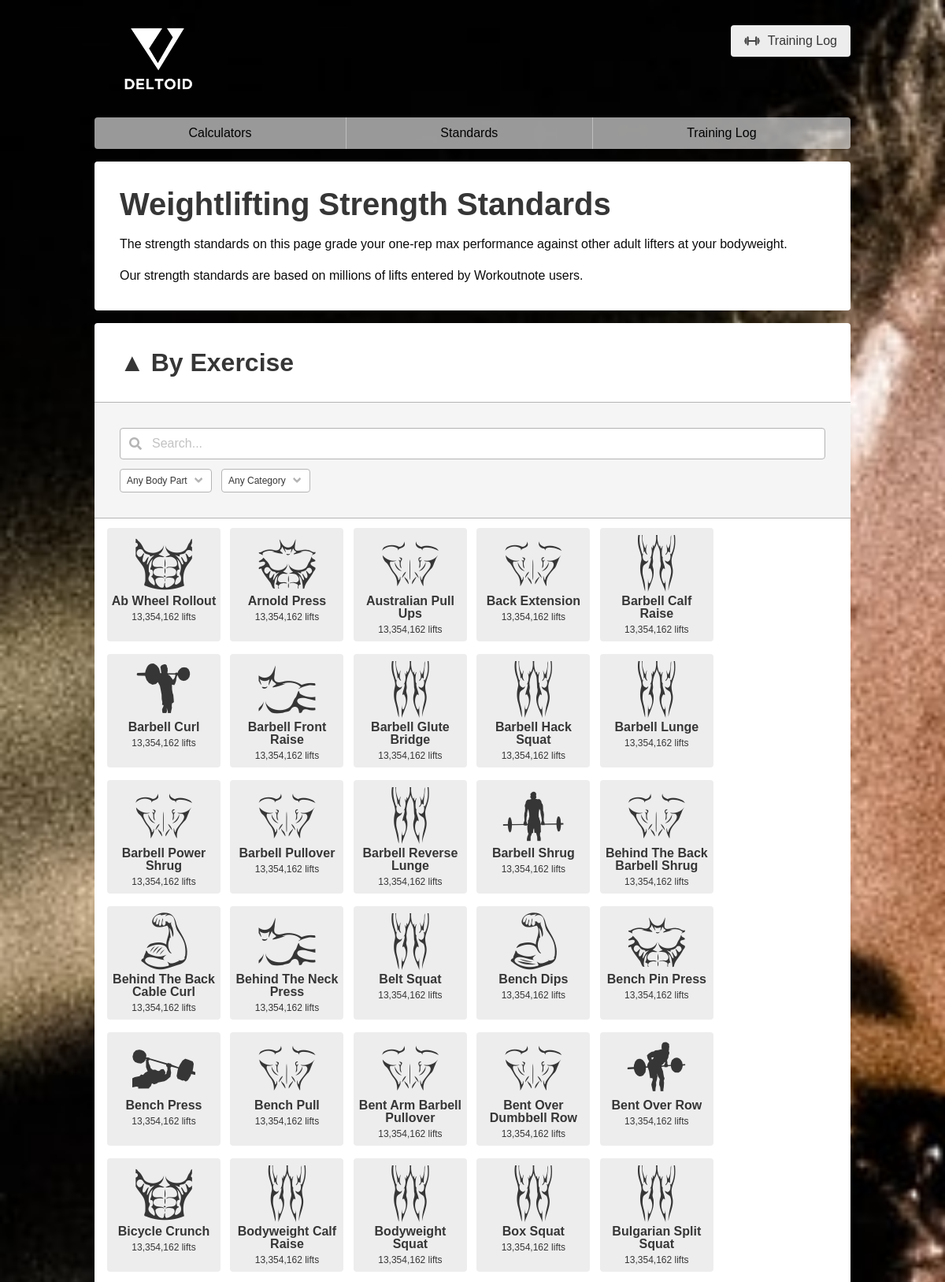
Screenshot of /strength-standards/ (signed in, upper part) with the database file from the repository.
### workoutnote_django/models.py (models this page shows, shortened)
class Exercise(models.Model):
    name = models.CharField(max_length=64, primary_key=True)
    icon = models.CharField(max_length=128)
    body_part = models.CharField(max_length=16)
    category = models.CharField(max_length=16)

### workoutnote_django/views.py (the view)
# urls.py: path('strength-standards/', views.handle_strength_standards, name='strength standards'),
def handle_strength_standards(request):
    return render(request=request, template_name='index/strength standards.html', context={
        'exercises': models.Exercise.objects.all()
    })

### templates/index/strength standards.html (shortened to what this page needs)
{% extends 'index/base.html' %}
{% block content %}
    {% load static %}
    <div class="section-box content">
        <h1 class="title is-2 is-size-3-mobile">
            Weightlifting Strength Standards
        </h1>
        <p>
            The strength standards on this page grade your one-rep max performance against other
            adult lifters at your bodyweight.
        </p>
        <p>
            Our strength standards are based on millions of lifts entered by Workoutnote users.
        </p>
    </div>
    <div class="section-box inline-exercise-modal" id="exerciseSelectorContainer" style="display: block;">
        <header class="modal-card-head"><h2 class="title is-3 is-size-4-mobile collapsible__title"><span>By Exercise</span></h2></header>
        <section class="modal-card-search">
            <div class="field">
                <div class="control is-expanded has-icons-left">
                    <input onchange="onFilterTextChanged(this);" type="text" placeholder="Search..." autocomplete="off" class="input">
                    <span class="icon is-small is-left"></span>
                </div>
            </div>
            <div class="field is-grouped is-grouped-multiline">
                <div class="control">
                    <div class="select is-small">
                        <select id="filterExerciseBodyPart">
                            <option value="none">Any Body Part</option>
                        </select>
                    </div>
                </div>
                <div class="control">
                    <div class="select is-small">
                        <select id="filterExerciseCategory">
                            <option value="none">Any Category</option>
                        </select>
                    </div>
                </div>
            </div>
        </section>
        <section class="modal-card-body is-paddingless">
            <div id="exercisesListDiv" class="px-4 py-3">
                {% for exercise in exercises %}
                    <a href="{% url 'strength standards' %}?exercise={{ exercise.name }}" class="button exerciseitem">
                        <span class="exerciseitem__inner">
                            <i class="exerciseitem__icon slicon {{ exercise.icon }}"></i>
                            <span class="exerciseitem__name__container">
                                <span class="exerciseitem__name">{{ exercise.name }}</span>
                                <div class="pt-1"><span
                                        class="exerciseitem__count">13,354,162 lifts</span></div>
                            </span>
                        </span>
                    </a>
                {% endfor %}
            </div>
        </section>
    </div>
{% endblock %}

### rows the page displays
Exercise: name "Ab Wheel Rollout"
Exercise: name "Arnold Press"
Exercise: name "Australian Pull Ups"
Exercise: name "Back Extension"
Exercise: name "Barbell Calf Raise"
Exercise: name "Barbell Curl"
Exercise: name "Barbell Front Raise"
Exercise: name "Barbell Glute Bridge"
Exercise: name "Barbell Hack Squat"
Exercise: name "Barbell Lunge"
Exercise: name "Barbell Power Shrug"
Exercise: name "Barbell Pullover"
Exercise: name "Barbell Reverse Lunge"
Exercise: name "Barbell Shrug"
Exercise: name "Behind The Back Barbell Shrug"
Exercise: name "Behind The Back Cable Curl"
Exercise: name "Behind The Neck Press"
Exercise: name "Belt Squat"
Exercise: name "Bench Dips"
Exercise: name "Bench Pin Press"
Exercise: name "Bench Press"
Exercise: name "Bench Pull"
Exercise: name "Bent Arm Barbell Pullover"
Exercise: name "Bent Over Dumbbell Row"
Exercise: name "Bent Over Row"
Exercise: name "Bicycle Crunch"
Exercise: name "Bodyweight Calf Raise"
Exercise: name "Bodyweight Squat"
Exercise: name "Box Squat"
Exercise: name "Bulgarian Split Squat"
